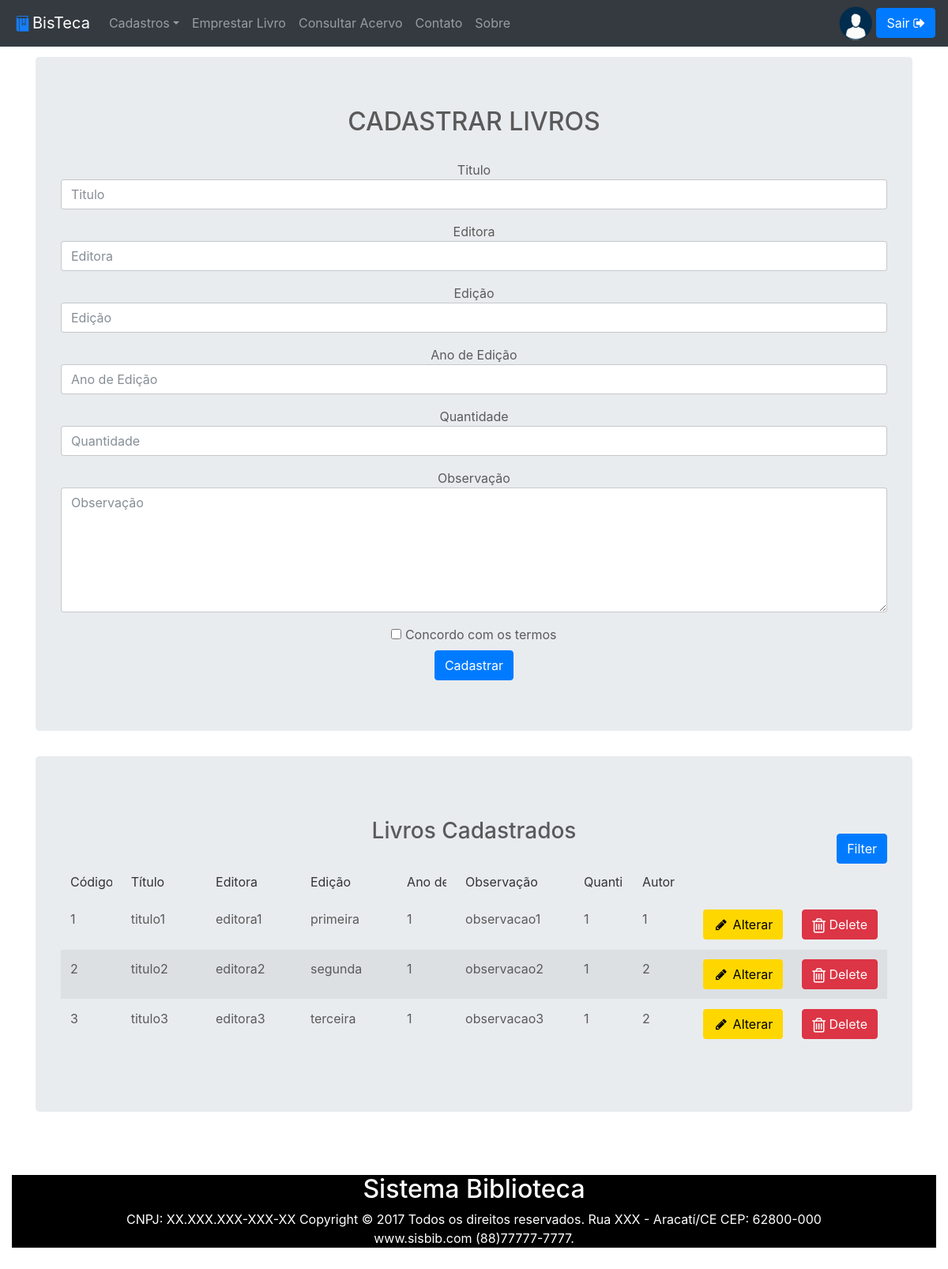
Screenshot of /cadlivro (signed in) with the database file from the repository.
### BisApp/models.py (models this page shows, shortened)
class Exemplar(db.Model):
    id = db.Column(db.Integer, primary_key = True)
    titulo = db.Column(db.String(40))
    editora = db.Column(db.String(20))
    edicao = db.Column(db.String(10))
    ano_edicao = db.Column(db.Integer)
    observacao = db.Column(db.Text)
    quantidade = db.Column(db.Integer)
    id_emprestimo = db.Column(
        db.Integer,
        db.ForeignKey('emprestimo.id'))
    emprestimo = db.relationship(             # Para os relacionamento de 1 : 1
            'Emprestimo',
            backref='exemplar',
            uselist=False)
    autores = db.relationship(                 # Para os relacionamento de N : N
        'Autor',
        secondary=AutorExemplar,
        backref=db.backref(
            'exemplar',
            lazy='dynamic'))

### BisApp/views.py (the view, shortened to what this page needs)
@app.route('/cadlivro', methods=['GET', 'POST'])
def cadlivro():
	if 'usuario' not in session or session['usuario'] != 'Adm':
		return render_template('index.html', sec = session)
	return render_template('cadastro-livro.html', autores = models.Autor.query.all(), Lista = models.Exemplar.query.all())

### BisApp/templates/cadastro-livro.html (shortened to what this page needs)
{% extends 'layout.html' %}
{% block Content %}
{% if session['usuario'] == 'Adm' %}
   <br>
<div class="container" align="center">
        <div class="jumbotron" align="center">
            <h2>CADASTRAR LIVROS</h2>
            <br>
            <form method="POST" action="{% if Informacoes: %} {{url_for('alterarExemplar', index=index)}} {% else %} {{url_for('cadlivro')}} {% endif %}">
            <div class="form-group">
                Titulo <input type="text" placeholder="Titulo" class="form-control" name="titulo" {%if Informacoes: %} value="{{Informacoes['titulo']}}" {% endif %}>
            </div>
            <div class="form-group">
                Editora <input type="text" placeholder="Editora" class="form-control" name="editora" {%if Informacoes: %} value="{{Informacoes['editora']}}" {% endif %}>
            </div>
            <div class="form-group">
                Edição <input type="text" placeholder="Edição" class="form-control" name="edicao" {%if Informacoes: %} value="{{Informacoes['edicao']}}" {% endif %}>
            </div>
            <div class="form-group">
              Ano de Edição <input type="text" placeholder="Ano de Edição" class="form-control" name="ano_edicao" {%if Informacoes: %} value="{{Informacoes['ano_edicao']}}" {% endif %}>
            </div>
            <div class="form-group">
                Quantidade <input type="text" placeholder="Quantidade" class="form-control" name="qtde" {%if Informacoes: %} value="{{Informacoes['quantidade']}}" {% endif %}>
            </div>
            <div class="form-group">
                Observação <textarea  type="text" placeholder="Observação" class="form-control" cols="50" rows="7" name="obs" >{%if Informacoes:%}{{Informacoes['observacao']}}{%endif%}</textarea>
            </div>
            <div class="checkbox">
            <label>
            <input type="checkbox" value="Concordar" align="left" name="termos"> Concordo com os termos
            </label>
            </div>
            <button class="btn btn-primary " type="submit">Cadastrar</button>
            </form>
        </div>
    </div>
{% endif %}
<div class="container" align="center">
        <div class="jumbotron" align="center">
           <div class="container">
    <div class="row" align="center">
        <div class="panel panel-primary filterable">
            <div class="panel-heading">
                <h3 class="panel-title">Livros Cadastrados</h3>
                <div class="pull-right" align="right">
                    <button class="btn btn-primary btn-xs btn-filter"> Filter</button>
                </div>
            </div>
            <table class="table table-striped"  align="center">
                <thead>
                    <tr class="filters">
                        <th><input type="text" class="form-control" placeholder="Código" disabled></th>
                        <th><input type="text" class="form-control" placeholder="Título" disabled></th>
                        <th><input type="text" class="form-control" placeholder="Editora" disabled></th>
                        <th><input type="text" class="form-control" placeholder="Edição" disabled></th>
                        <th><input type="text" class="form-control" placeholder="Ano de Edição" disabled></th>
                        <th><input type="text" class="form-control" placeholder="Observação" disabled></th>
                        <th><input type="text" class="form-control" placeholder="Quantidade" disabled></th>
                        <th><input type="text" class="form-control" placeholder="Autor" disabled></th>
                    </tr>
                </thead>
                <tbody>
                   <tr>
                        {% for l in Lista if not Lista.hidden: %}
                              <tr>
                              {% for c in l.__table__.columns.keys(): %}
                                <td>{{l[c]}}</td>
                                  {% endfor %}
                              {% if session['usuario'] == 'Adm' %}
                              <td><a href="{{url_for('alterarExemplar', index=l.id)}}" class="btn" style="background-color: #FFD700; color: black">
                                <i class="fa fa-pencil fa-fw"></i>
                                Alterar</a>
                              </td>
                              <td><a href="{{url_for('removerExemplar', index=l.id)}}" class="btn btn-danger">
                                <i class="fa fa-trash-o fa-lg"></i>
                                Delete</a>
                              </td>
                              {% endif %}
                              </tr>
                        {% endfor %}
                    </tr>
                </tbody>
            </table>
        </div>
    </div>
</div>
</div>
        </div>
<div align="justify" class="col-md-12">
<br>
<br>
{% endblock %}

### BisApp/static/css/jumbotron.css (style rules this page uses)
body { padding-top: 3.5rem; }

### BisApp/static/css/carousel.css (style rules this page uses)
body { padding-top: 3rem; padding-bottom: 3rem; color: #5a5a5a; }

### BisApp/static/css/tabelas.css (style rules this page uses)
.filterable { margin-top: 15px; }
.filterable .panel-heading .pull-right { margin-top: -20px; }
.filterable .filters input[disabled] { background-color: transparent; border: none; cursor: auto; box-shadow: none; padding: 0; height: auto; }

### rows the page displays
Exemplar: id "1" "titulo1" "editora1" "primeira" "1" "observacao1" "1" "1"
Exemplar: id "2" "titulo2" "editora2" "segunda" "1" "observacao2" "1" "2"
Exemplar: id "3" "titulo3" "editora3" "terceira" "1" "observacao3" "1" "2"
